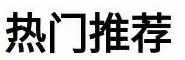
#> input picture main/feature/oppo_r11_homepage_feature.jpg, 185 x 60 px, found by its file name
$ python color_histogram.py   (Python 2 division)
#> lines starting #> are read from the running program, lines starting #| are printed output that depends on the picture; long printed decimals are rounded; pictures that were not available may be replaced by others from this repository, and a replacement may not be noted
# coding=utf-8
import cv2


# 计算单通道的直方图的相似值
def calculate(image1, image2):
    hist1 = cv2.calcHist([image1], [0], None, [256], [0.0, 255.0])
    hist2 = cv2.calcHist([image2], [0], None, [256], [0.0, 255.0])
    # 计算直方图的重合度
    degree = 0
    for i in range(len(hist1)):
        if hist1[i] != hist2[i]:
            degree = degree + (1 - abs(hist1[i] - hist2[i]) / max(hist1[i], hist2[i]))
        else:
            degree = degree + 1
    degree = degree / len(hist1)
    return degree


# 通过得到每个通道的直方图来计算相似度
def classify_hist_with_split(image1, image2, size=(256, 256)):
    # 将图像resize后，分离为三个通道，再计算每个通道的相似值
    image1 = cv2.resize(image1, size)
    image2 = cv2.resize(image2, size)
    sub_image1 = cv2.split(image1)
    sub_image2 = cv2.split(image2)
    sub_data = 0
    for im1, im2 in zip(sub_image1, sub_image2):
        sub_data += calculate(im1, im2)
    sub_data = sub_data / 3
    return sub_data


def calculate_by_single_hist(path1, path2):
    sample1 = cv2.imread(path1)
    sample2 = cv2.imread(path2)
    return calculate(sample1, sample2)


def calculate_by_hists(path1, path2):
    sample1 = cv2.imread(path1)
    sample2 = cv2.imread(path2)
    return classify_hist_with_split(sample1, sample2)


if __name__ == '__main__':
    img1 = cv2.imread("./feature/oppo_r11_homepage_feature.jpg")
#> img1 is the input picture: shape (60, 185, 3); mean B, G, R 184, 186.1, 185
    img2 = cv2.imread("./extract_folder_all/00269.jpg")
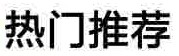
#> input picture main/feature/MI5_homepage_feature.jpg, 179 x 56 px, given in place of 00269.jpg, which was not available
#> img2 is the input picture: shape (56, 179, 3); mean B, G, R 185.6, 185.8, 185.8
    print classify_hist_with_split(img1, img2)
#> in classify_hist_with_split, `image1 = cv2.resize(image1, size)`:
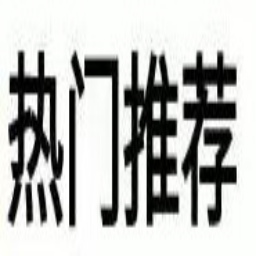
#> image1: shape (256, 256, 3); mean of channels 0, 1, 2 183.9, 186.1, 185; drawn as B, G, R
#> in classify_hist_with_split, `image2 = cv2.resize(image2, size)`:
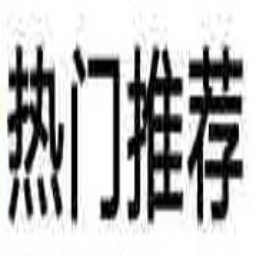
#> image2: shape (256, 256, 3); mean of channels 0, 1, 2 185.5, 185.6, 185.6; drawn as B, G, R
#> the loop in classify_hist_with_split, `for im1, im2 in zip(sub_image1, sub_image2):` made 3 passes
#> (degree in calculate, sub_data) on passes 1 to 3: ([0.683], [0.683]), ([0.694], [1.38]), ([0.687], [2.06])
#> in classify_hist_with_split, `sub_data = sub_data / 3`: sub_data = [0.688]
#| [0.6883]
